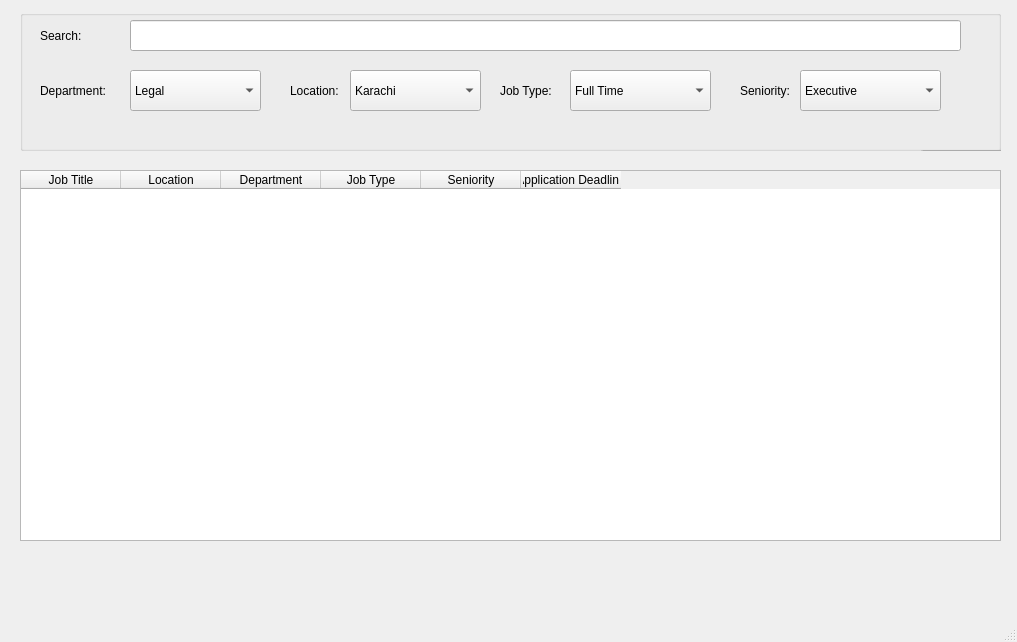
<?xml version="1.0" encoding="UTF-8"?>
<ui version="4.0">
 <class>MainWindow</class>
 <widget class="QMainWindow" name="MainWindow">
  <property name="geometry">
   <rect>
    <x>0</x>
    <y>0</y>
    <width>1017</width>
    <height>642</height>
   </rect>
  </property>
  <property name="windowTitle">
   <string>MainWindow</string>
  </property>
  <widget class="QWidget" name="centralwidget">
   <widget class="QGroupBox" name="groupBox">
    <property name="geometry">
     <rect>
      <x>20</x>
      <y>10</y>
      <width>981</width>
      <height>141</height>
     </rect>
    </property>
    <property name="title">
     <string/>
    </property>
    <widget class="QLineEdit" name="searchLineEdit">
     <property name="geometry">
      <rect>
       <x>110</x>
       <y>10</y>
       <width>831</width>
       <height>31</height>
      </rect>
     </property>
    </widget>
    <widget class="QLabel" name="searchLabel">
     <property name="geometry">
      <rect>
       <x>20</x>
       <y>10</y>
       <width>91</width>
       <height>31</height>
      </rect>
     </property>
     <property name="text">
      <string>Search:</string>
     </property>
    </widget>
    <widget class="QComboBox" name="departmentComboBox">
     <property name="geometry">
      <rect>
       <x>110</x>
       <y>60</y>
       <width>131</width>
       <height>41</height>
      </rect>
     </property>
     <item>
      <property name="text">
       <string>Legal</string>
      </property>
     </item>
     <item>
      <property name="text">
       <string>Finance</string>
      </property>
     </item>
     <item>
      <property name="text">
       <string>Marketing</string>
      </property>
     </item>
     <item>
      <property name="text">
       <string>IT</string>
      </property>
     </item>
     <item>
      <property name="text">
       <string>Research</string>
      </property>
     </item>
     <item>
      <property name="text">
       <string>Manufacturing</string>
      </property>
     </item>
    </widget>
    <widget class="QLabel" name="departmentLabel">
     <property name="geometry">
      <rect>
       <x>20</x>
       <y>70</y>
       <width>91</width>
       <height>21</height>
      </rect>
     </property>
     <property name="text">
      <string>Department:</string>
     </property>
    </widget>
    <widget class="QLabel" name="locationtLabel">
     <property name="geometry">
      <rect>
       <x>270</x>
       <y>70</y>
       <width>81</width>
       <height>21</height>
      </rect>
     </property>
     <property name="text">
      <string>Location:</string>
     </property>
    </widget>
    <widget class="QComboBox" name="locationComboBox">
     <property name="geometry">
      <rect>
       <x>330</x>
       <y>60</y>
       <width>131</width>
       <height>41</height>
      </rect>
     </property>
     <item>
      <property name="text">
       <string>Karachi</string>
      </property>
     </item>
     <item>
      <property name="text">
       <string>Islamabad</string>
      </property>
     </item>
     <item>
      <property name="text">
       <string>Lahore</string>
      </property>
     </item>
     <item>
      <property name="text">
       <string>Multan</string>
      </property>
     </item>
     <item>
      <property name="text">
       <string>Hyderabad</string>
      </property>
     </item>
    </widget>
    <widget class="QLabel" name="jobTypeLabel">
     <property name="geometry">
      <rect>
       <x>480</x>
       <y>70</y>
       <width>91</width>
       <height>21</height>
      </rect>
     </property>
     <property name="text">
      <string>Job Type:</string>
     </property>
    </widget>
    <widget class="QComboBox" name="jobTypeComboBox">
     <property name="geometry">
      <rect>
       <x>550</x>
       <y>60</y>
       <width>141</width>
       <height>41</height>
      </rect>
     </property>
     <item>
      <property name="text">
       <string>Full Time</string>
      </property>
     </item>
     <item>
      <property name="text">
       <string>Part Time</string>
      </property>
     </item>
     <item>
      <property name="text">
       <string>Contract</string>
      </property>
     </item>
     <item>
      <property name="text">
       <string>Internship</string>
      </property>
     </item>
    </widget>
    <widget class="QPushButton" name="searchPushButton">
     <property name="geometry">
      <rect>
       <x>900</x>
       <y>140</y>
       <width>113</width>
       <height>32</height>
      </rect>
     </property>
     <property name="text">
      <string>Search</string>
     </property>
    </widget>
    <widget class="QPushButton" name="clearPushButton">
     <property name="geometry">
      <rect>
       <x>1030</x>
       <y>140</y>
       <width>113</width>
       <height>32</height>
      </rect>
     </property>
     <property name="text">
      <string>Clear</string>
     </property>
    </widget>
    <widget class="QLabel" name="jobTypeLabel_2">
     <property name="geometry">
      <rect>
       <x>720</x>
       <y>70</y>
       <width>91</width>
       <height>21</height>
      </rect>
     </property>
     <property name="text">
      <string>Seniority:</string>
     </property>
    </widget>
    <widget class="QComboBox" name="jobTypeComboBox_2">
     <property name="geometry">
      <rect>
       <x>780</x>
       <y>60</y>
       <width>141</width>
       <height>41</height>
      </rect>
     </property>
     <item>
      <property name="text">
       <string>Executive</string>
      </property>
     </item>
     <item>
      <property name="text">
       <string>Senior</string>
      </property>
     </item>
     <item>
      <property name="text">
       <string>Associate</string>
      </property>
     </item>
     <item>
      <property name="text">
       <string>Entry Level</string>
      </property>
     </item>
    </widget>
   </widget>
   <widget class="QTableWidget" name="tableWidget">
    <property name="geometry">
     <rect>
      <x>20</x>
      <y>170</y>
      <width>981</width>
      <height>371</height>
     </rect>
    </property>
    <column>
     <property name="text">
      <string>Job Title</string>
     </property>
    </column>
    <column>
     <property name="text">
      <string>Location</string>
     </property>
    </column>
    <column>
     <property name="text">
      <string>Department</string>
     </property>
    </column>
    <column>
     <property name="text">
      <string>Job Type</string>
     </property>
    </column>
    <column>
     <property name="text">
      <string>Seniority</string>
     </property>
    </column>
    <column>
     <property name="text">
      <string>Application Deadline</string>
     </property>
    </column>
   </widget>
  </widget>
  <widget class="QMenuBar" name="menubar">
   <property name="geometry">
    <rect>
     <x>0</x>
     <y>0</y>
     <width>1017</width>
     <height>24</height>
    </rect>
   </property>
  </widget>
  <widget class="QStatusBar" name="statusbar"/>
 </widget>
 <resources/>
 <connections/>
</ui>
